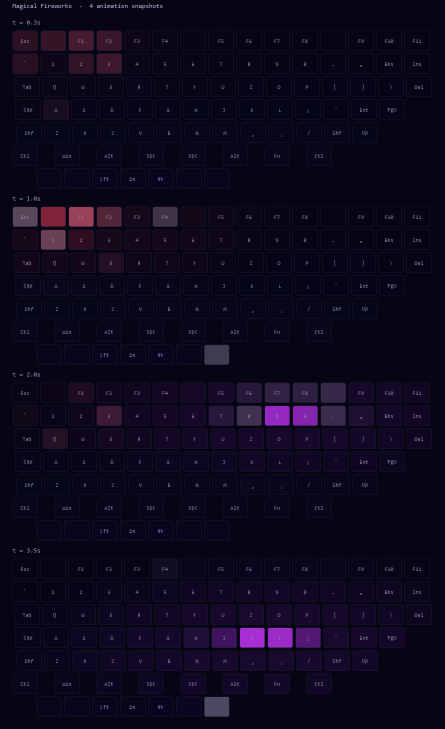
#> input picture modules/dynamic-lighting/effects/_fireworks_viz.png, 890 x 1458 px (shown at 1/2 size)
$ python color_extract.py ../dynamic-lighting/effects/_fireworks_viz.png
#> lines starting #> are read from the running program, lines starting #| are printed output that depends on the picture
"""
Extract dominant colors from Spotify album art.

Uses Pillow k-means clustering to find the most prominent colors
in an album cover image.
"""

import io
import requests
from PIL import Image
from collections import Counter


def fetch_image(url):
    """Download an image from a URL and return a PIL Image."""
    resp = requests.get(url, timeout=5)
    resp.raise_for_status()
    return Image.open(io.BytesIO(resp.content))
#> returned value is the input picture: PIL image 890x1458 RGB; mean R, G, B 13, 8.5, 28.9


def extract_colors(image, num_colors=5):
    """
    Extract dominant colors from a PIL Image using quantization.
    Returns list of (r, g, b) tuples sorted by frequency.
    """
#> called with num_colors = 5
    img = image.copy()
    img = img.resize((80, 80))
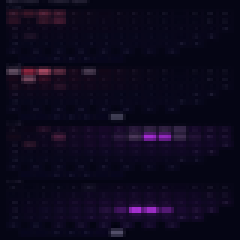
#> img: PIL image 80x80 RGB (shown 3 times larger); mean R, G, B 13, 8.5, 28.9
    img = img.convert('RGB')

    # Quantize to reduce to num_colors * 2 to get better candidates
    quantized = img.quantize(colors=num_colors * 2, method=Image.Quantize.MEDIANCUT)
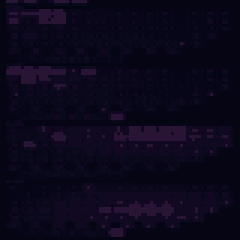
#> quantized: PIL image 80x80 P (shown 3 times larger); mean R, G, B 11.3, 7.6, 27.4
    palette = quantized.getpalette()
#> palette = 30 values, max 53 at index 2, min 4 at index 24, mean 14.77
    color_counts = Counter(quantized.getdata())
#> color_counts = 10 items

    # Build (count, color) pairs from palette
    colors = []
    for idx, count in color_counts.most_common():
        r, g, b = palette[idx * 3], palette[idx * 3 + 1], palette[idx * 3 + 2]
        # Skip very dark (near-black) and very light (near-white) colors
        brightness = (r + g + b) / 3
        if 20 < brightness < 240:
            colors.append(((r, g, b), count))
#> this loop made 10 passes
#> (idx, count, r, g, b, brightness) on passes 1, 4, 5, 6, 7, 8, 10: (6, 1424, 5, 5, 20, 10), (4, 880, 7, 6, 25, 12.67), (5, 534, 6, 5, 22, 11), (3, 516, 10, 6, 25, 13.67), (0, 431, 40, 20, 53, 37.67), (9, 54, 4, 4, 20, 9.33), (7, 35, 5, 5, 19, 9.67)
#> (count, r, g, b, brightness) on passes 2, 3, 9: (1303, 16, 9, 33, 19.33), (1174, 10, 8, 27, 15), (49, 4, 5, 19, 9.33)
#> after the loop, colors = [((40, 20, 53), 431)]

    # Sort by count descending
    colors.sort(key=lambda x: -x[1])

    # Return just the RGB tuples
    result = [c[0] for c in colors[:num_colors]]
#> result = [(40, 20, 53)]

    # Pad with fallback if we filtered too aggressively
    if len(result) < 2:
        top_indices = [idx for idx, _ in Counter(quantized.getdata()).most_common(num_colors)]
#> top_indices = [6, 1, 2, 4, 5]
        result = [(palette[idx * 3], palette[idx * 3 + 1], palette[idx * 3 + 2])
                  for idx in top_indices]
#> result = [(5, 5, 20), (16, 9, 33), (10, 8, 27), (7, 6, 25), (6, 5, 22)]

    return result[:num_colors]


def colors_from_url(url, num_colors=5):
    """Download album art and extract dominant colors."""
    img = fetch_image(url)
    return extract_colors(img, num_colors)


def rgb_to_hex(r, g, b):
    """Convert RGB tuple to hex string."""
    return '#{:02x}{:02x}{:02x}'.format(r, g, b)


if __name__ == '__main__':
    import sys
    if len(sys.argv) > 1:
        url = sys.argv[1]
        colors = colors_from_url(url)
#> colors has the same summary as result in extract_colors
        for c in colors:
            print(f"  {rgb_to_hex(*c)}  rgb{c}")
#> this loop made 5 passes
#|   #050514  rgb(5, 5, 20)
#|   #100921  rgb(16, 9, 33)
#|   #0a081b  rgb(10, 8, 27)
#|   #070619  rgb(7, 6, 25)
#|   #060516  rgb(6, 5, 22)
    else:
        print("Usage: python color_extract.py <album_art_url>")

$ run again, on modules/dynamic-lighting/effects/_ocean_sunset_viz.png
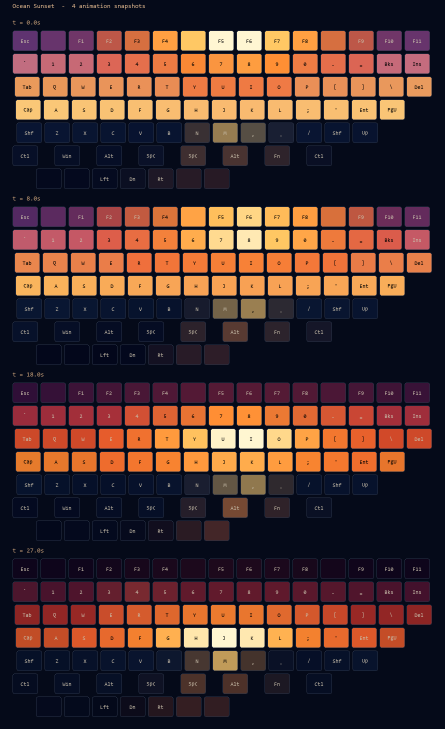
#> input picture modules/dynamic-lighting/effects/_ocean_sunset_viz.png, 890 x 1458 px (shown at 1/2 size)
#> in fetch_image, returned value is the input picture: PIL image 890x1458 RGB; mean R, G, B 74.8, 48.6, 46.3
#> in extract_colors, `img = img.resize((80, 80))`:
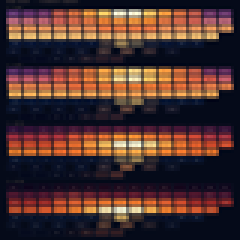
#> img: PIL image 80x80 RGB (shown 3 times larger); mean R, G, B 74.6, 48.6, 46.3
#> in extract_colors, `quantized = img.quantize(colors=num_colors * 2, method=Image.Quantize...`:
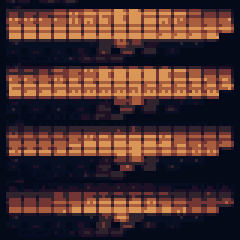
#> quantized: PIL image 80x80 P (shown 3 times larger); mean R, G, B 71.7, 46.7, 45.3
#> palette = 30 values, max 217 at index 0, min 2 at index 27, mean 47.87
#> color_counts = 10 items
#> the loop in extract_colors, `for idx, count in color_counts.most_common():` made 10 passes
#> (idx, count, r, g, b, brightness) on passes 1, 3, 4, 5, 6, 7, 8, 9: (7, 1351, 5, 10, 25, 13.33), (3, 770, 47, 35, 46, 42.67), (5, 753, 9, 15, 35, 19.67), (2, 748, 115, 54, 53, 74), (0, 720, 217, 150, 86, 151), (4, 479, 30, 17, 37, 28), (9, 287, 2, 9, 26, 12.33), (6, 254, 6, 13, 32, 17)
#> after the loop in extract_colors, `for idx, count in color_counts.most_common():`: colors = [((167, 93, 62), 897), ((47, 35, 46), 770), ((115, 54, 53), 748), ((217, 150, 86), 720), ((30, 17, 37), 479)]
#> result = [(167, 93, 62), (47, 35, 46), (115, 54, 53), (217, 150, 86), (30, 17, 37)]
#> `colors = colors_from_url(url)`: colors has the same summary as result in extract_colors
#> the loop `for c in colors:` made 5 passes
#> (printed output is left out)

$ run again, on modules/dynamic-lighting/effects/_shooting_stars_viz.png
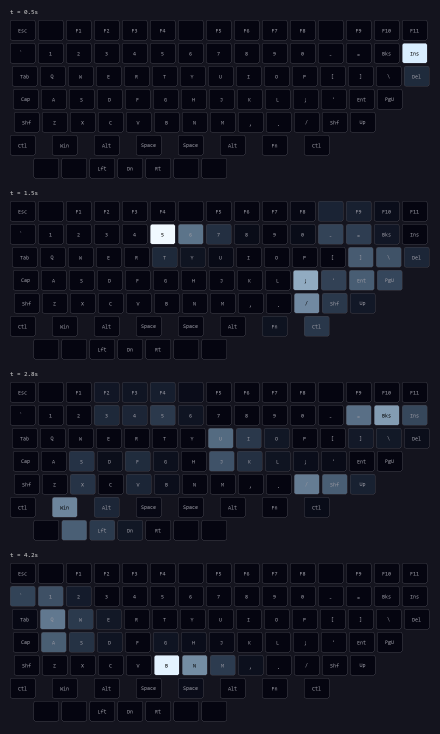
#> input picture modules/dynamic-lighting/effects/_shooting_stars_viz.png, 880 x 1468 px (shown at 1/2 size)
#> in fetch_image, returned value is the input picture: PIL image 880x1468 RGB; mean R, G, B 20.1, 21.4, 32.7
#> in extract_colors, `img = img.resize((80, 80))`:
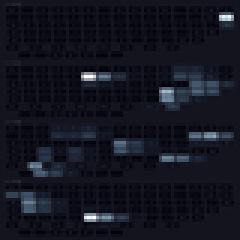
#> img: PIL image 80x80 RGB (shown 3 times larger); mean R, G, B 20, 21.4, 32.6
#> in extract_colors, `quantized = img.quantize(colors=num_colors * 2, method=Image.Quantize...`:
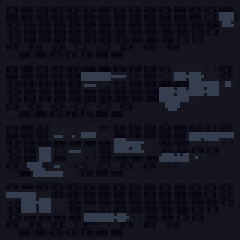
#> quantized: PIL image 80x80 P (shown 3 times larger); mean R, G, B 18.7, 19.5, 30.4
#> palette = 30 values, max 78 at index 2, min 5 at index 28, mean 24.17
#> color_counts = 10 items
#> the loop in extract_colors, `for idx, count in color_counts.most_common():` made 10 passes
#> (idx, count, r, g, b, brightness) on passes 1, 3, 4, 5, 6, 7, 8, 9: (3, 1514, 20, 20, 30, 23.33), (8, 773, 11, 11, 22, 14.67), (7, 750, 13, 13, 24, 16.67), (9, 720, 6, 5, 16, 9), (6, 573, 16, 16, 26, 19.33), (0, 489, 52, 62, 78, 64), (5, 460, 19, 19, 30, 22.67), (4, 83, 18, 20, 32, 23.33)
#> after the loop in extract_colors, `for idx, count in color_counts.most_common():`: colors = [((20, 20, 30), 1514), ((21, 22, 32), 1020), ((52, 62, 78), 489), ((19, 19, 30), 460), ((18, 20, 32), 83), ((21, 20, 30), 18)]
#> result = [(20, 20, 30), (21, 22, 32), (52, 62, 78), (19, 19, 30), (18, 20, 32)]
#> `colors = colors_from_url(url)`: colors has the same summary as result in extract_colors
#> the loop `for c in colors:` made 5 passes
#> (printed output is left out)
